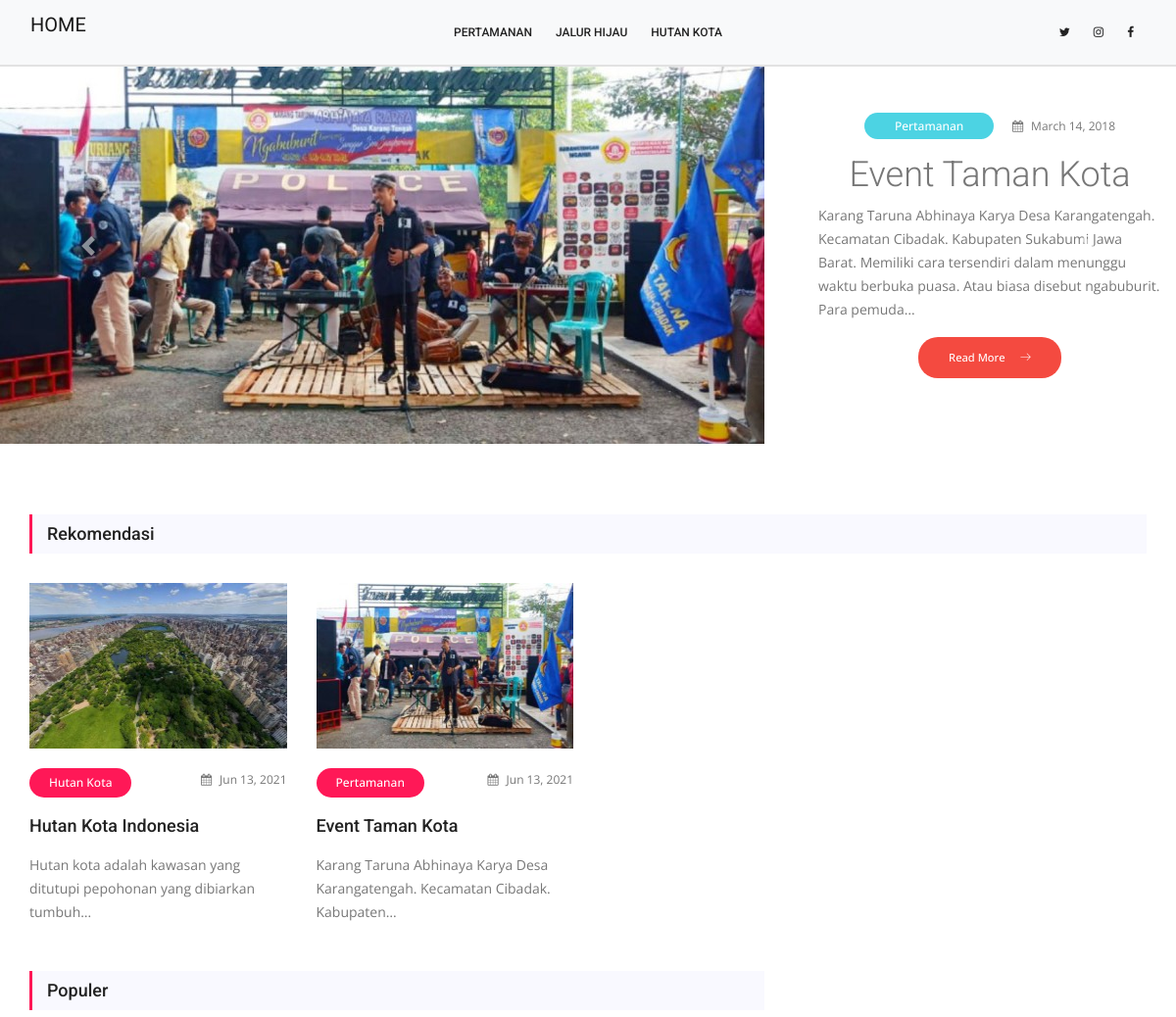
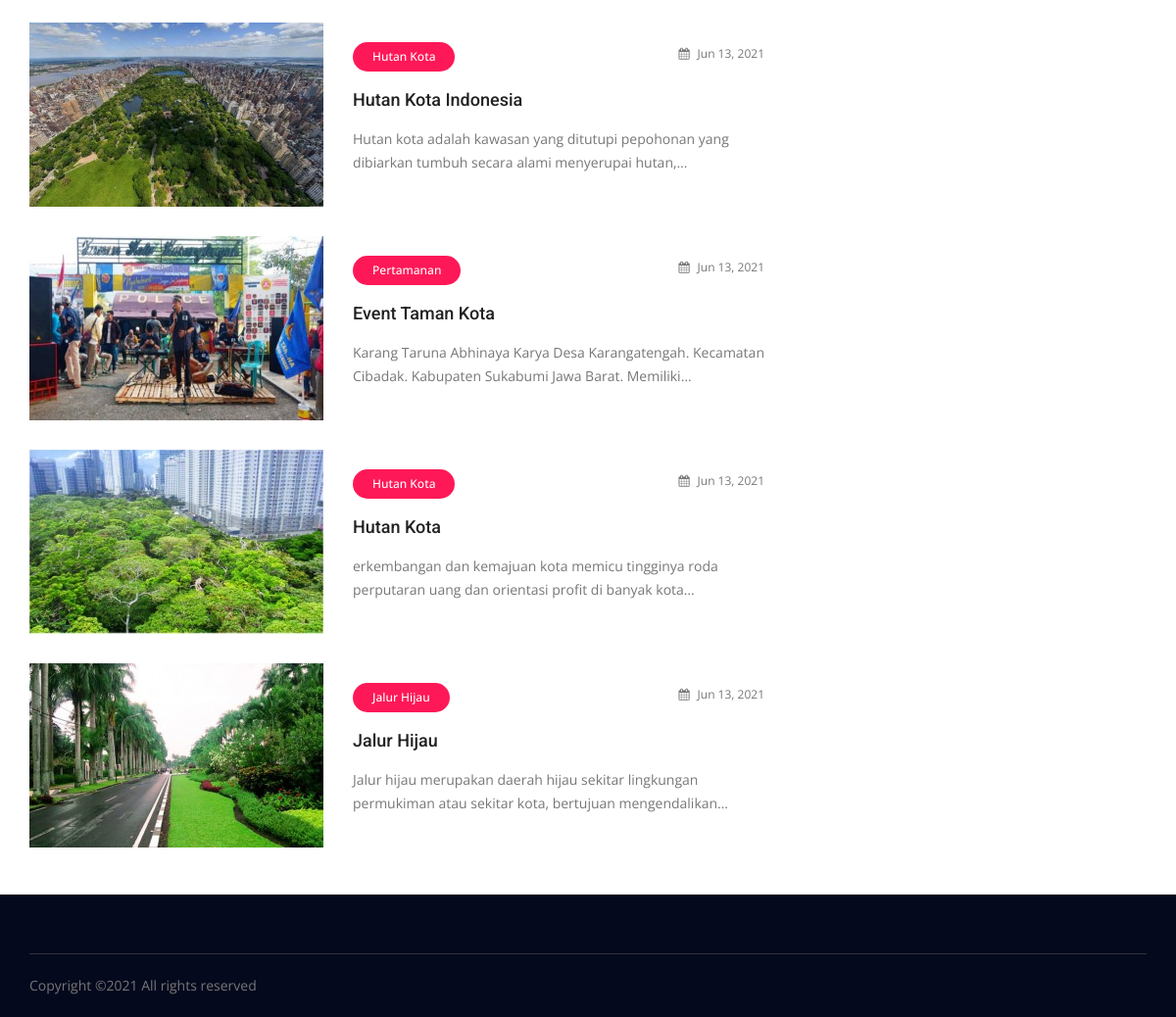
The page / on the database its author committed (2 pictures, top to bottom).
### tables this page shows
CREATE TABLE `category` (
  `id` int(11) NOT NULL,
  `category_name` varchar(100) NOT NULL,
  `slug` varchar(255) NOT NULL,
  `is_active` char(1) NOT NULL
);

CREATE TABLE `posting` (
  `id` int(11) NOT NULL,
  `title` varchar(255) NOT NULL,
  `seo_title` varchar(255) NOT NULL,
  `content` text NOT NULL,
  `featured` char(1) NOT NULL,
  `choice` char(1) NOT NULL,
  `thread` char(1) NOT NULL,
  `id_category` int(11) NOT NULL,
  `photo` varchar(255) NOT NULL,
  `is_active` char(1) NOT NULL,
  `date` date NOT NULL
);

### application/controllers/Home.php (called while the page is built, shortened)
<?php
class Home extends CI_Controller {
   public function __construct()
   {
      $this->load->model('identity_model', 'identity', true);
      $this->load->model('banner_model', 'banner', true);
      $this->load->model('posting_model', 'posting', true);
      $this->load->model('category_model', 'category', true);
   }
   public function index()
   {
      $data['favicon']     = $this->identity->getIdentity();
      $data['title']       = 'Home';
      $data['banner']      = $this->banner->getBanner();
      $data['featured']    = $this->posting->getFeatured();
      $data['choice']      = $this->posting->getChoice();
      $data['popular']     = $this->posting->getMostPopular();
      $data['trending']    = $this->posting->getThread();
      $data['lastNews']    = $this->posting->getLastNews();
      $data['video_game']  = $this->posting->getVideoGames();
      $data['category']    = $this->category->getCategory();
      $data['page'] = 'home';
      $this->load->view('front/layouts/app', $data);
   }
}

### index.php (called while the page is built, shortened)
<?php
require_once BASEPATH.'core/CodeIgniter.php';

### application/models/Category_model.php (called while the page is built, shortened)
<?php
class Category_model extends CI_Model {
   private $table = 'category';
   public function getCategory()
   {
      return $this->db->get($this->table)->result();
   }
}

### application/models/Posting_model.php (called while the page is built, shortened)
<?php
class Posting_model extends CI_Model {
   public function getChoice()
   {
      $this->db->from('posting');
      $this->db->join('category', 'category.id = posting. id_category');
      $this->db->where('choice', 'Y');
      $this->db->where('posting.is_active', 'Y');
      $this->db->order_by('posting.id', 'desc');
      $this->db->limit(4);
      return $this->db->get()->result();
   }
   public function getThread()
   {
      $this->db->from('posting');
      $this->db->join('category', 'category.id = posting. id_category');
      $this->db->where('thread', 'Y');
      $this->db->where('posting.is_active', 'Y');
      $this->db->order_by('posting.id', 'desc');
      $this->db->limit(4);
      return $this->db->get()->result();
   }
   public function getFeatured()
   {
      $this->db->from('posting');
      $this->db->join('category', 'category.id = posting. id_category');
      $this->db->where('featured', 'Y');
      $this->db->where('posting.is_active', 'Y');
      $this->db->order_by('posting.id', 'desc');
      $this->db->limit(3);
      return $this->db->get()->result();
   }
   public function getLastNews()
   {
      $this->db->from('posting');
      $this->db->join('category', 'category.id = posting. id_category');
      $this->db->where('posting.is_active', 'Y');
      $this->db->order_by('posting.id', 'desc');
      $this->db->limit(4);
      return $this->db->get()->result();
   }
   public function getMostPopular()
   {
      $this->db->from('posting');
      $this->db->join('category', 'category.id = posting. id_category');
      $this->db->where('thread', 'Y');
      $this->db->where('posting.is_active', 'Y');
      $this->db->order_by('posting.id', 'desc');
      $this->db->limit(1);
      return $this->db->get()->row();
   }
   public function getVideoGames()
   {
      $this->db->from('posting');
      $this->db->join('category', 'category.id = posting. id_category');
      $this->db->where('category.slug', 'video-game');
      $this->db->where('posting.is_active', 'Y');
      $this->db->order_by('posting.id', 'desc');
      $this->db->limit(5);
      return $this->db->get()->result();
   }
}

### application/helpers/dateindo_helper.php (called while the page is built, shortened)
<?php
function mediumdate_indo($tgl){
   $ubah = gmdate($tgl, time()+60*60*8);
   $pecah = explode("-",$ubah);
   $tanggal = $pecah[2];
   $bulan = medium_bulan($pecah[1]);
   $tahun = $pecah[0];
   return $bulan . ' ' . $tanggal . ', ' . $tahun;
}
function medium_bulan($bln){
   switch ($bln)
   {
      case 6:
         return "Jun";
         break;
   }
}

### application/views/front/pages/home.php (the view, shortened to what this page needs)
<div id="carouselExampleIndicators" class="carousel slide" data-ride="carousel">
    <div class="carousel-inner">
        <?php $no = 0;?>
        <?php foreach($featured as $f) : ?>
        <?php $no++;  ?>
        <div class="carousel-item <?php if($no <= 1) { echo "active"; } ?> ">
            <div class="row align-items-center my-5">
                <div class="col-lg-8">
                    <img class="img-fluid mb-4 mb-lg-0" src="<?= base_url("images/posting/$f->photo") ?>" alt="">
                </div>
                <div class="col-lg-4">
                    <div class="container">
                        <div class="date text-center">
                            <a class="genric-btn success circle small"
                                href="<?= base_url("blog/category/$f->slug") ?>"><?= $f->category_name ?></a>
                            <a href="<?= base_url("blog/read/$f->seo_title") ?>"><i class="fa fa-calendar"
                                    aria-hidden="true"></i>March 14, 2018</a>
                        </div>
                        <h1 class="font-weight-light text-center"><?= $f->title ?></h1>
                        <p><?= character_limiter($f->content, 200) ?></p>
                        <div class="row">
                            <div class="col text-center">
                                <a href="<?= base_url("blog/read/$f->seo_title") ?>"
                                    class="genric-btn danger circle arrow">Read More<span
                                        class="lnr lnr-arrow-right"></span></a>
                            </div>
                        </div>
                    </div>
                </div>
            </div>
        </div>
        <?php endforeach ?>
    </div>
    <a class="carousel-control-prev" href="#carouselExampleIndicators" role="button" data-slide="prev">
        <span class="carousel-control-prev-icon" aria-hidden="true"></span>
    </a>
    <a class="carousel-control-next" href="#carouselExampleIndicators" role="button" data-slide="next">
        <span class="carousel-control-next-icon" aria-hidden="true"></span>
    </a>
</div>
<section class="choice_area mt-4">
    <div class="container">
        <div class="main_title2">
            <h2>Rekomendasi</h2>
        </div>
        <div class="row choice_inner">
            <?php foreach($choice as $c) : ?>
            <div class="col-lg-3">
                <div class="choice_item">
                    <img class="img-fluid choice" src="<?= base_url("images/posting/small/$c->photo") ?>" alt="">
                    <div class="choice_text">
                        <div class="date">
                            <a class="gad_btn"
                                href="<?= base_url("blog/category/$c->slug") ?>"><?= $c->category_name ?></a>
                            <a href="<?= base_url("blog/read/$c->seo_title") ?>" class="float-right">
                                <i class="fa fa-calendar" aria-hidden="true"></i><?= mediumdate_indo($c->date) ?>
                            </a>
                        </div>
                        <a href="<?= base_url("blog/read/$c->seo_title") ?>">
                            <h4><?= $c->title ?></h4>
                        </a>
                        <p><?= character_limiter($c->content, 70) ?></p>
                    </div>
                </div>
            </div>
            <?php endforeach ?>
        </div>
    </div>
</section>
<section class="news_area mt-5">
    <div class="container">
        <div class="row">
            <div class="col-lg-8">
                <div class="main_title2">
                    <h2>Populer</h2>
                </div>
                <div class="latest_news">
                    <?php foreach($lastNews as $ln)  :?>
                    <div class="media">
                        <div class="d-flex">
                            <img class="img-fluid" src="<?= base_url("images/posting/medium/$ln->photo") ?>" alt="">
                        </div>
                        <div class="media-body">
                            <div class="choice_text">
                                <div class="date">
                                    <a class="gad_btn"
                                        href="<?= base_url("blog/category/$ln->slug") ?>"><?= $ln->category_name ?></a>
                                    <a href="<?= base_url("blog/read/$ln->seo_title") ?>" class="float-right"><i
                                            class="fa fa-calendar" aria-hidden="true">
                                        </i><?= mediumdate_indo($ln->date) ?>
                                    </a>
                                </div>
                                <a href="<?= base_url("blog/read/$ln->seo_title") ?>">
                                    <h4><?= $ln->title ?></h4>
                                </a>
                                <p><?= character_limiter($ln->content, 100) ?></p>
                            </div>
                        </div>
                    </div>
                    <?php endforeach ?>
                </div>
            </div>
        </div>
    </div>
</section>

### application/views/front/layouts/app.php (shortened to what this page needs)
<!doctype html>
<html lang="en">
	<head>
		<link href="<?= base_url() ?>assets/front/css/bootstrap.css" rel="stylesheet">
		<link href="<?= base_url() ?>assets/front/vendors/linericon/style.css" rel="stylesheet">
		<link href="<?= base_url() ?>assets/front/css/font-awesome.min.css" rel="stylesheet">
		<link href="<?= base_url() ?>assets/front/vendors/owl-carousel/owl.carousel.min.css" rel="stylesheet">
		<link href="<?= base_url() ?>assets/front/vendors/lightbox/simpleLightbox.css" rel="stylesheet">
		<link href="<?= base_url() ?>assets/front/vendors/nice-select/css/nice-select.css" rel="stylesheet">
		<link href="<?= base_url() ?>assets/front/vendors/animate-css/animate.css" rel="stylesheet">
		<link href="<?= base_url() ?>assets/front/vendors/jquery-ui/jquery-ui.css" rel="stylesheet">
		<link href="<?= base_url() ?>assets/front/css/style.css" rel="stylesheet">
		<link href="css/responsive.css" rel="stylesheet">
	</head>
	<body>
		<?php $this->load->view('front/layouts/_navbar') ?>
		<?php $this->load->view('front/pages/' . $page) ?>
		<?php $this->load->view('front/layouts/_footer') ?>
   </body>
</html>

### application/views/front/layouts/_navbar.php (shortened to what this page needs)
<?php
   $navbar   = $this->category->getCategory();
   $category = $this->uri->segment(3);
?>
<nav class="navbar navbar-light navbar-expand-lg navbar-light bg-light fixed-top home">
    <div class="container">
        <a href="<?= base_url() ?>" class="navbar-brand d-flex w-50 mr-auto">
            <p>HOME</p>
        </a>
        <div class="navbar-collapse collapse w-100" id="collapsingNavbar3">
            <ul class="navbar-nav w-100 justify-content-center">
                <?php foreach($navbar as $n) : ?>
                <li class="nav-item <?php if($n->slug === $category ) { echo "active"; } ?> ">
                    <a class="nav-link" href="<?= base_url("blog/category/$n->slug") ?>"><?= $n->category_name ?></a>
                </li>
                <?php endforeach ?>
            </ul>
            <ul class="nav navbar-nav ml-auto w-100 justify-content-end">
                <li class="nav-item">
                    <a class="nav-link" href="<?= base_url() ?>">
                        <i class="fa fa-twitter"></i>
                    </a>
                </li>
                <li class="nav-item">
                    <a class="nav-link" href="<?= base_url() ?>">
                        <i class="fa fa-instagram"></i>
                    </a>
                </li>
                <li class="nav-item">
                    <a class="nav-link" href="<?= base_url() ?>">
                        <i class="fa fa-facebook"></i>
                    </a>
                </li>
            </ul>
        </div>
    </div>
</nav>

### application/views/front/layouts/_footer.php (shortened to what this page needs)
<footer class="footer-area mt-5">
    <div class="container">
        <div class="row footer-bottom d-flex justify-content-between align-items-center">
            <div class="col-lg-12">
                <div class="f_boder"></div>
            </div>
            <p class="col-lg-12 col-md-12 footer-text">
                Copyright &copy; All rights reserved
            </p>
        </div>
    </div>
</footer>

### rows shown on the page
category: category_name "PERTAMANAN"
category: category_name "JALUR HIJAU"
category: category_name "HUTAN KOTA"
posting: photo (picture), id_category.category_name "Pertamanan", title "Event Taman Kota", content "Karang Taruna Abhinaya Karya Desa Karangatengah. Kecamatan Cibadak. Kabupaten Sukabumi Jawa Barat. Memiliki cara tersendiri dalam menunggu waktu berbuka puasa. Atau biasa disebut ngabuburit. Para pemuda…", date "Jun 13, 2021", content "Karang Taruna Abhinaya Karya Desa Karangatengah. Kecamatan Cibadak. Kabupaten…", content "Karang Taruna Abhinaya Karya Desa Karangatengah. Kecamatan Cibadak. Kabupaten Sukabumi Jawa Barat. Memiliki…"
posting: photo (picture), id_category.category_name "Hutan Kota", date "Jun 13, 2021", title "Hutan Kota Indonesia", content "Hutan kota adalah kawasan yang ditutupi pepohonan yang dibiarkan tumbuh…", content "Hutan kota adalah kawasan yang ditutupi pepohonan yang dibiarkan tumbuh secara alami menyerupai hutan,…"
posting: photo (picture), id_category.category_name "Hutan Kota", date "Jun 13, 2021", title "Hutan Kota", content "erkembangan dan kemajuan kota memicu tingginya roda perputaran uang dan orientasi profit di banyak kota…"
posting: photo (picture), id_category.category_name "Jalur Hijau", date "Jun 13, 2021", title "Jalur Hijau", content "Jalur hijau merupakan daerah hijau sekitar lingkungan permukiman atau sekitar kota, bertujuan mengendalikan…"
